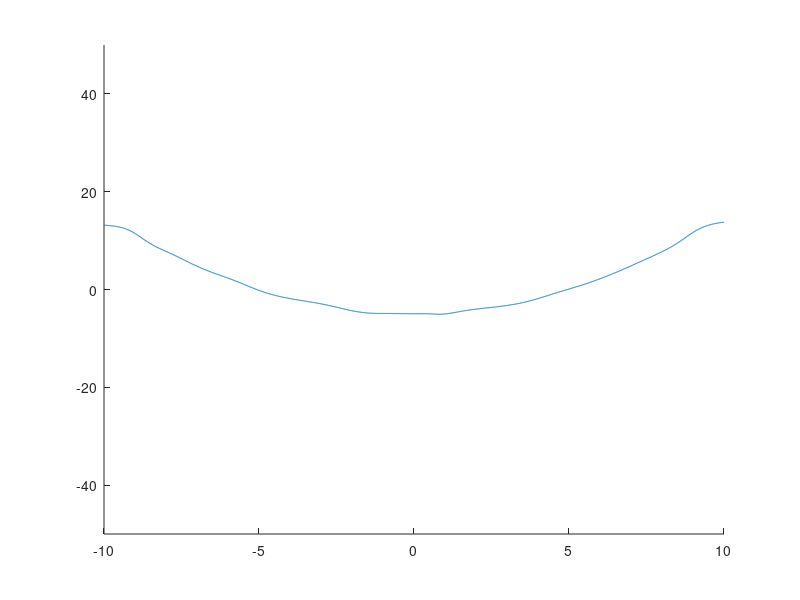

Reproduce this figure in MATLAB.
function [] = plot_NN_function()

y1 = dlmread('file.txt');


x1 = -10:0.01:10;

hold on
plot(x1,y1);
%plot(x2,y2);

axis([-10 10 -50 50]);
hold off

end